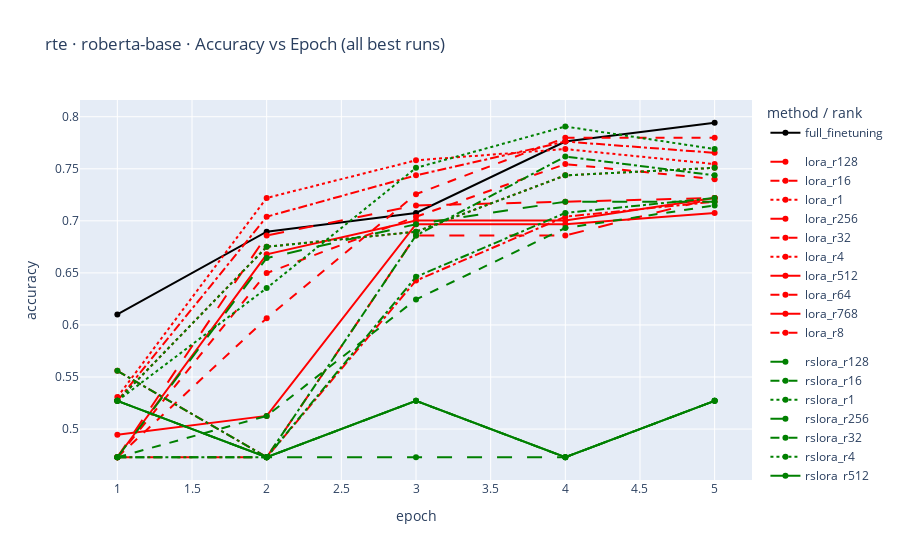

The cell this chart's notebook holds for it:
### Code cell
# === Config ===
ROOT = "./glue_results_final"   # parent folder holding the 'task' dir
TASK = "rte"                    # e.g., "rte", "mrpc", "cola"
MODEL = "roberta-base"          # "roberta-base" or "roberta-large"

# === Code ===
from pathlib import Path
import re
import pandas as pd
import plotly.graph_objects as go

METHODS = ("full_finetuning", "lora", "rslora")

def parse_rank(name: str):
    m = re.search(r"_r(\d+)_", name)
    return int(m.group(1)) if m else None

def read_eval(csv_path: Path) -> pd.DataFrame | None:
    try:
        df = pd.read_csv(csv_path)
    except Exception:
        return None
    # normalize possible names
    if "eval_accuracy" in df.columns and "accuracy" not in df.columns:
        df = df.rename(columns={"eval_accuracy": "accuracy"})
    if "epoch" not in df.columns:
        df = df.reset_index().rename(columns={"index":"epoch"})
        df["epoch"] = df["epoch"] + 1
    # focus on epochs 1..5 if present
    df = df[df["epoch"].astype(float).between(1,5)]
    return df.sort_values("epoch")

def load_best_runs(root: str, task: str, model: str):
    base = Path(root) / task / model
    runs = []
    for method in METHODS:
        mdir = base / method
        if not mdir.exists():
            continue
        for run in sorted([p for p in mdir.iterdir() if p.is_dir() and p.name.endswith("_best_accuracy")]):
            df = read_eval(run / "eval_per_epoch.csv")
            if df is None or "accuracy" not in df.columns:
                continue
            runs.append({
                "method": method,
                "rank": parse_rank(run.name) if method != "full_finetuning" else None,
                "name": run.name,
                "df": df
            })
    return runs

def dash_for_rank(rank: int, ranks_sorted: list[int]) -> str:
    """
    Map rank position -> dash style (more solid for higher ranks).
    Uses an ordered palette: dot -> dashdot -> dash -> longdash -> solid.
    """
    palette = ["dot", "dashdot", "dash", "longdash", "solid"]
    if not ranks_sorted:
        return "solid"
    idx = ranks_sorted.index(rank)
    frac = idx / max(1, len(ranks_sorted) - 1)
    palette_idx = int(round(frac * (len(palette) - 1)))
    return palette[palette_idx]

# load
runs = load_best_runs(ROOT, TASK, MODEL)
if not runs:
    raise SystemExit(f"No *_best_accuracy runs found under {ROOT}/{TASK}/{MODEL}")

# collect rank list (for dash mapping)
all_ranks = sorted({r["rank"] for r in runs if r["rank"] is not None})

# colors
COLOR = {
    "full_finetuning": "black",
    "lora": "red",
    "rslora": "green"
}

fig = go.Figure()

# Add full FT first (usually just one best run)
for r in [x for x in runs if x["method"] == "full_finetuning"]:
    fig.add_trace(go.Scatter(
        x=r["df"]["epoch"], y=r["df"]["accuracy"],
        mode="lines+markers",
        name=f"full_finetuning",
        legendgroup="full_finetuning",
        line=dict(color=COLOR["full_finetuning"], dash="solid"),
        hovertext=[r["name"]]*len(r["df"])
    ))

# Add all LoRA ranks
for r in [x for x in runs if x["method"] == "lora"]:
    dash = dash_for_rank(r["rank"], all_ranks)
    fig.add_trace(go.Scatter(
        x=r["df"]["epoch"], y=r["df"]["accuracy"],
        mode="lines+markers",
        name=f"lora_r{r['rank']}",
        legendgroup="lora",
        line=dict(color=COLOR["lora"], dash=dash),
        hovertext=[r["name"]]*len(r["df"])
    ))

# Add all RSLoRA ranks
for r in [x for x in runs if x["method"] == "rslora"]:
    dash = dash_for_rank(r["rank"], all_ranks)
    fig.add_trace(go.Scatter(
        x=r["df"]["epoch"], y=r["df"]["accuracy"],
        mode="lines+markers",
        name=f"rslora_r{r['rank']}",
        legendgroup="rslora",
        line=dict(color=COLOR["rslora"], dash=dash),
        hovertext=[r["name"]]*len(r["df"])
    ))

fig.update_layout(
    title=f"{TASK} · {MODEL} · Accuracy vs Epoch (all best runs)",
    xaxis_title="epoch",
    yaxis_title="accuracy",
    legend_title_text="method / rank",
    hovermode="x unified"
)

fig

### Figure 1 — Plotly figure (JSON) as saved in the notebook; plotly's stock layout.template omitted (floating-point values rounded to 4 significant figures)
{"data": [{"hovertext": ["full_finetuning_lr3.1622776601683795e-05_best_accuracy", "full_finetuning_lr3.1622776601683795e-05_best_accuracy", "full_finetuning_lr3.1622776601683795e-05_best_accuracy", "full_finetuning_lr3.1622776601683795e-05_best_accuracy", "full_finetuning_lr3.1622776601683795e-05_best_accuracy"], "legendgroup": "full_finetuning", "line": {"color": "black", "dash": "solid"}, "mode": "lines+markers", "name": "full_finetuning", "type": "scatter", "x": [1.0, 2.0, 3.0, 4.0, 5.0], "y": [0.6101, 0.6895, 0.7076, 0.7762, 0.7942]}, {"hovertext": ["lora_r128_alpha128_lr5.623413251903491e-05_best_accuracy", "lora_r128_alpha128_lr5.623413251903491e-05_best_accuracy", "lora_r128_alpha128_lr5.623413251903491e-05_best_accuracy", "lora_r128_alpha128_lr5.623413251903491e-05_best_accuracy", "lora_r128_alpha128_lr5.623413251903491e-05_best_accuracy"], "legendgroup": "lora", "line": {"color": "red", "dash": "longdash"}, "mode": "lines+markers", "name": "lora_r128", "type": "scatter", "x": [1.0, 2.0, 3.0, 4.0, 5.0], "y": [0.4729, 0.4729, 0.6859, 0.6859, 0.722]}, {"hovertext": ["lora_r16_alpha16_lr0.00031622776601683794_best_accuracy", "lora_r16_alpha16_lr0.00031622776601683794_best_accuracy", "lora_r16_alpha16_lr0.00031622776601683794_best_accuracy", "lora_r16_alpha16_lr0.00031622776601683794_best_accuracy", "lora_r16_alpha16_lr0.00031622776601683794_best_accuracy"], "legendgroup": "lora", "line": {"color": "red", "dash": "dashdot"}, "mode": "lines+markers", "name": "lora_r16", "type": "scatter", "x": [1.0, 2.0, 3.0, 4.0, 5.0], "y": [0.556, 0.4729, 0.6426, 0.704, 0.7184]}, {"hovertext": ["lora_r1_alpha1_lr0.001_best_accuracy", "lora_r1_alpha1_lr0.001_best_accuracy", "lora_r1_alpha1_lr0.001_best_accuracy", "lora_r1_alpha1_lr0.001_best_accuracy", "lora_r1_alpha1_lr0.001_best_accuracy"], "legendgroup": "lora", "line": {"color": "red", "dash": "dot"}, "mode": "lines+markers", "name": "lora_r1", "type": "scatter", "x": [1.0, 2.0, 3.0, 4.0, 5.0], "y": [0.5271, 0.6751, 0.6895, 0.7437, 0.7509]}, {"hovertext": ["lora_r256_alpha256_lr3.1622776601683795e-05_best_accuracy", "lora_r256_alpha256_lr3.1622776601683795e-05_best_accuracy", "lora_r256_alpha256_lr3.1622776601683795e-05_best_accuracy", "lora_r256_alpha256_lr3.1622776601683795e-05_best_accuracy", "lora_r256_alpha256_lr3.1622776601683795e-05_best_accuracy"], "legendgroup": "lora", "line": {"color": "red", "dash": "longdash"}, "mode": "lines+markers", "name": "lora_r256", "type": "scatter", "x": [1.0, 2.0, 3.0, 4.0, 5.0], "y": [0.4729, 0.6859, 0.7148, 0.7184, 0.722]}, {"hovertext": ["lora_r32_alpha32_lr0.00031622776601683794_best_accuracy", "lora_r32_alpha32_lr0.00031622776601683794_best_accuracy", "lora_r32_alpha32_lr0.00031622776601683794_best_accuracy", "lora_r32_alpha32_lr0.00031622776601683794_best_accuracy", "lora_r32_alpha32_lr0.00031622776601683794_best_accuracy"], "legendgroup": "lora", "line": {"color": "red", "dash": "dash"}, "mode": "lines+markers", "name": "lora_r32", "type": "scatter", "x": [1.0, 2.0, 3.0, 4.0, 5.0], "y": [0.4729, 0.6065, 0.7256, 0.7798, 0.7798]}, {"hovertext": ["lora_r4_alpha4_lr0.001_best_accuracy", "lora_r4_alpha4_lr0.001_best_accuracy", "lora_r4_alpha4_lr0.001_best_accuracy", "lora_r4_alpha4_lr0.001_best_accuracy", "lora_r4_alpha4_lr0.001_best_accuracy"], "legendgroup": "lora", "line": {"color": "red", "dash": "dot"}, "mode": "lines+markers", "name": "lora_r4", "type": "scatter", "x": [1.0, 2.0, 3.0, 4.0, 5.0], "y": [0.5307, 0.722, 0.7581, 0.769, 0.7545]}, {"hovertext": ["lora_r512_alpha512_lr3.1622776601683795e-05_best_accuracy", "lora_r512_alpha512_lr3.1622776601683795e-05_best_accuracy", "lora_r512_alpha512_lr3.1622776601683795e-05_best_accuracy", "lora_r512_alpha512_lr3.1622776601683795e-05_best_accuracy", "lora_r512_alpha512_lr3.1622776601683795e-05_best_accuracy"], "legendgroup": "lora", "line": {"color": "red", "dash": "solid"}, "mode": "lines+markers", "name": "lora_r512", "type": "scatter", "x": [1.0, 2.0, 3.0, 4.0, 5.0], "y": [0.4729, 0.6679, 0.7004, 0.7004, 0.722]}, {"hovertext": ["lora_r64_alpha64_lr0.0001_best_accuracy", "lora_r64_alpha64_lr0.0001_best_accuracy", "lora_r64_alpha64_lr0.0001_best_accuracy", "lora_r64_alpha64_lr0.0001_best_accuracy", "lora_r64_alpha64_lr0.0001_best_accuracy"], "legendgroup": "lora", "line": {"color": "red", "dash": "dash"}, "mode": "lines+markers", "name": "lora_r64", "type": "scatter", "x": [1.0, 2.0, 3.0, 4.0, 5.0], "y": [0.4729, 0.6498, 0.704, 0.7545, 0.7401]}, {"hovertext": ["lora_r768_alpha768_lr1e-05_best_accuracy", "lora_r768_alpha768_lr1e-05_best_accuracy", "lora_r768_alpha768_lr1e-05_best_accuracy", "lora_r768_alpha768_lr1e-05_best_accuracy", "lora_r768_alpha768_lr1e-05_best_accuracy"], "legendgroup": "lora", "line": {"color": "red", "dash": "solid"}, "mode": "lines+markers", "name": "lora_r768", "type": "scatter", "x": [1.0, 2.0, 3.0, 4.0, 5.0], "y": [0.4946, 0.5126, 0.6968, 0.6968, 0.7076]}, {"hovertext": ["lora_r8_alpha8_lr0.001_best_accuracy", "lora_r8_alpha8_lr0.001_best_accuracy", "lora_r8_alpha8_lr0.001_best_accuracy", "lora_r8_alpha8_lr0.001_best_accuracy", "lora_r8_alpha8_lr0.001_best_accuracy"], "legendgroup": "lora", "line": {"color": "red", "dash": "dashdot"}, "mode": "lines+markers", "name": "lora_r8", "type": "scatter", "x": [1.0, 2.0, 3.0, 4.0, 5.0], "y": [0.5271, 0.704, 0.7437, 0.7762, 0.7653]}, {"hovertext": ["rslora_r128_alpha128_lr1e-05_best_accuracy", "rslora_r128_alpha128_lr1e-05_best_accuracy", "rslora_r128_alpha128_lr1e-05_best_accuracy", "rslora_r128_alpha128_lr1e-05_best_accuracy", "rslora_r128_alpha128_lr1e-05_best_accuracy"], "legendgroup": "rslora", "line": {"color": "green", "dash": "longdash"}, "mode": "lines+markers", "name": "rslora_r128", "type": "scatter", "x": [1.0, 2.0, 3.0, 4.0, 5.0], "y": [0.4729, 0.6643, 0.6968, 0.7184, 0.7184]}, {"hovertext": ["rslora_r16_alpha16_lr0.0001_best_accuracy", "rslora_r16_alpha16_lr0.0001_best_accuracy", "rslora_r16_alpha16_lr0.0001_best_accuracy", "rslora_r16_alpha16_lr0.0001_best_accuracy", "rslora_r16_alpha16_lr0.0001_best_accuracy"], "legendgroup": "rslora", "line": {"color": "green", "dash": "dashdot"}, "mode": "lines+markers", "name": "rslora_r16", "type": "scatter", "x": [1.0, 2.0, 3.0, 4.0, 5.0], "y": [0.4729, 0.4729, 0.6462, 0.7076, 0.722]}, {"hovertext": ["rslora_r1_alpha1_lr0.001_best_accuracy", "rslora_r1_alpha1_lr0.001_best_accuracy", "rslora_r1_alpha1_lr0.001_best_accuracy", "rslora_r1_alpha1_lr0.001_best_accuracy", "rslora_r1_alpha1_lr0.001_best_accuracy"], "legendgroup": "rslora", "line": {"color": "green", "dash": "dot"}, "mode": "lines+markers", "name": "rslora_r1", "type": "scatter", "x": [1.0, 2.0, 3.0, 4.0, 5.0], "y": [0.5271, 0.6751, 0.6895, 0.7437, 0.7509]}, {"hovertext": ["rslora_r256_alpha256_lr0.001_best_accuracy", "rslora_r256_alpha256_lr0.001_best_accuracy", "rslora_r256_alpha256_lr0.001_best_accuracy", "rslora_r256_alpha256_lr0.001_best_accuracy", "rslora_r256_alpha256_lr0.001_best_accuracy"], "legendgroup": "rslora", "line": {"color": "green", "dash": "longdash"}, "mode": "lines+markers", "name": "rslora_r256", "type": "scatter", "x": [1.0, 2.0, 3.0, 4.0, 5.0], "y": [0.5271, 0.4729, 0.4729, 0.4729, 0.5271]}, {"hovertext": ["rslora_r32_alpha32_lr0.00031622776601683794_best_accuracy", "rslora_r32_alpha32_lr0.00031622776601683794_best_accuracy", "rslora_r32_alpha32_lr0.00031622776601683794_best_accuracy", "rslora_r32_alpha32_lr0.00031622776601683794_best_accuracy", "rslora_r32_alpha32_lr0.00031622776601683794_best_accuracy"], "legendgroup": "rslora", "line": {"color": "green", "dash": "dash"}, "mode": "lines+markers", "name": "rslora_r32", "type": "scatter", "x": [1.0, 2.0, 3.0, 4.0, 5.0], "y": [0.4729, 0.4729, 0.5271, 0.4729, 0.5271]}, {"hovertext": ["rslora_r4_alpha4_lr0.001_best_accuracy", "rslora_r4_alpha4_lr0.001_best_accuracy", "rslora_r4_alpha4_lr0.001_best_accuracy", "rslora_r4_alpha4_lr0.001_best_accuracy", "rslora_r4_alpha4_lr0.001_best_accuracy"], "legendgroup": "rslora", "line": {"color": "green", "dash": "dot"}, "mode": "lines+markers", "name": "rslora_r4", "type": "scatter", "x": [1.0, 2.0, 3.0, 4.0, 5.0], "y": [0.5271, 0.6354, 0.7509, 0.7906, 0.769]}, {"hovertext": ["rslora_r512_alpha512_lr0.0001_best_accuracy", "rslora_r512_alpha512_lr0.0001_best_accuracy", "rslora_r512_alpha512_lr0.0001_best_accuracy", "rslora_r512_alpha512_lr0.0001_best_accuracy", "rslora_r512_alpha512_lr0.0001_best_accuracy"], "legendgroup": "rslora", "line": {"color": "green", "dash": "solid"}, "mode": "lines+markers", "name": "rslora_r512", "type": "scatter", "x": [1.0, 2.0, 3.0, 4.0, 5.0], "y": [0.5271, 0.4729, 0.5271, 0.4729, 0.5271]}, {"hovertext": ["rslora_r64_alpha64_lr3.16227766e-05_best_accuracy", "rslora_r64_alpha64_lr3.16227766e-05_best_accuracy", "rslora_r64_alpha64_lr3.16227766e-05_best_accuracy", "rslora_r64_alpha64_lr3.16227766e-05_best_accuracy", "rslora_r64_alpha64_lr3.16227766e-05_best_accuracy"], "legendgroup": "rslora", "line": {"color": "green", "dash": "dash"}, "mode": "lines+markers", "name": "rslora_r64", "type": "scatter", "x": [1.0, 2.0, 3.0, 4.0, 5.0], "y": [0.4729, 0.5126, 0.6245, 0.6931, 0.7148]}, {"hovertext": ["rslora_r768_alpha768_lr0.00031622776601683794_best_accuracy", "rslora_r768_alpha768_lr0.00031622776601683794_best_accuracy", "rslora_r768_alpha768_lr0.00031622776601683794_best_accuracy", "rslora_r768_alpha768_lr0.00031622776601683794_best_accuracy", "rslora_r768_alpha768_lr0.00031622776601683794_best_accuracy"], "legendgroup": "rslora", "line": {"color": "green", "dash": "solid"}, "mode": "lines+markers", "name": "rslora_r768", "type": "scatter", "x": [1.0, 2.0, 3.0, 4.0, 5.0], "y": [0.5271, 0.4729, 0.5271, 0.4729, 0.5271]}, {"hovertext": ["rslora_r8_alpha8_lr0.00031622776601683794_best_accuracy", "rslora_r8_alpha8_lr0.00031622776601683794_best_accuracy", "rslora_r8_alpha8_lr0.00031622776601683794_best_accuracy", "rslora_r8_alpha8_lr0.00031622776601683794_best_accuracy", "rslora_r8_alpha8_lr0.00031622776601683794_best_accuracy"], "legendgroup": "rslora", "line": {"color": "green", "dash": "dashdot"}, "mode": "lines+markers", "name": "rslora_r8", "type": "scatter", "x": [1.0, 2.0, 3.0, 4.0, 5.0], "y": [0.556, 0.4729, 0.6859, 0.7617, 0.7437]}], "layout": {"hovermode": "x unified", "legend": {"title": {"text": "method / rank"}}, "title": {"text": "rte · roberta-base · Accuracy vs Epoch (all best runs)"}, "xaxis": {"title": {"text": "epoch"}}, "yaxis": {"title": {"text": "accuracy"}}}}
